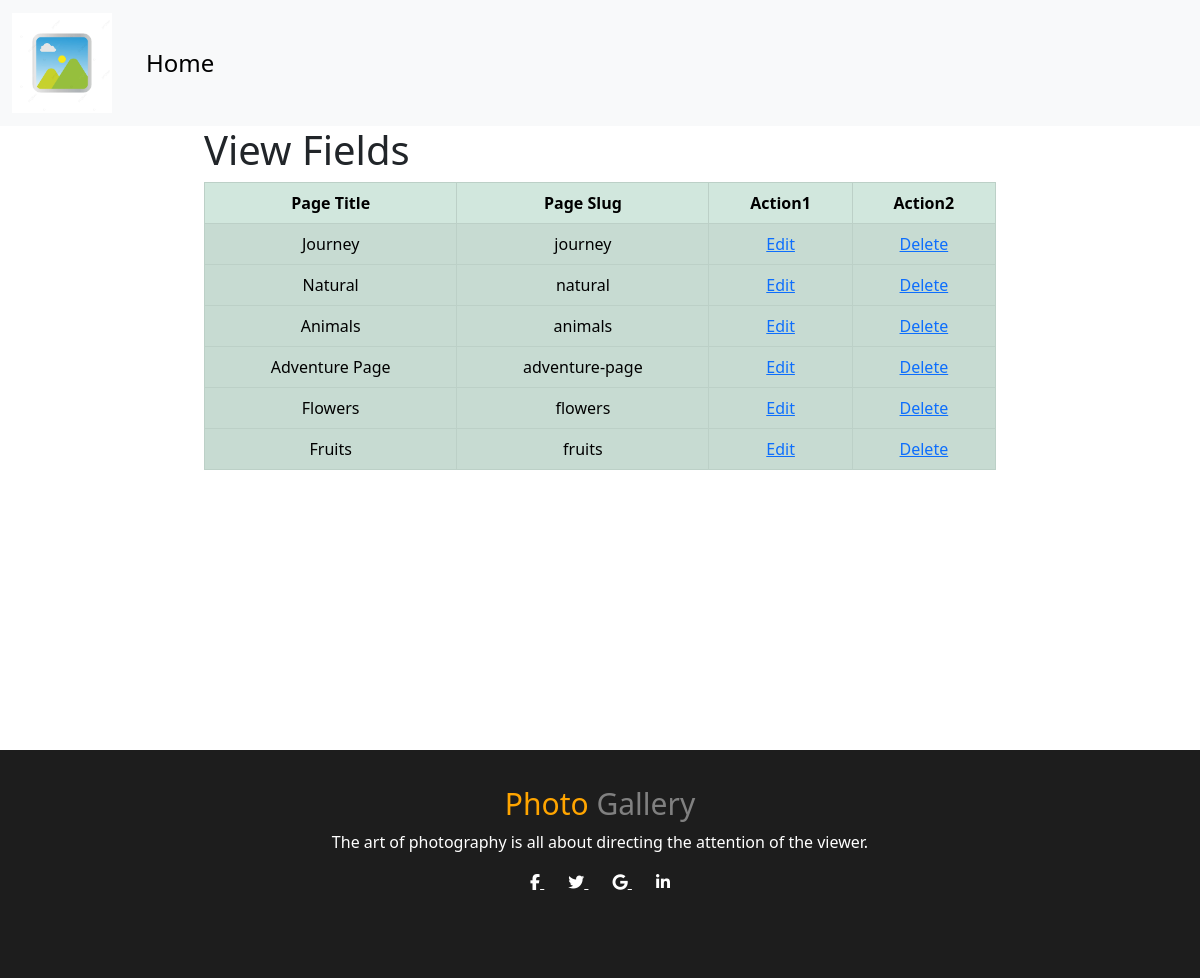
Page /admin/all_pages.php on the committed database.
### tables this page shows
CREATE TABLE `pages` (
  `id` int(100) NOT NULL,
  `title` varchar(255) NOT NULL,
  `slug_title` varchar(255) NOT NULL,
  `description` text DEFAULT NULL,
  `status` tinyint(4) NOT NULL DEFAULT -1
);

### admin/all_pages.php (the view, shortened to what this page needs)
<?php
require_once 'header.php';
require_once '../config.php';
$result_table="";
 $sql = "SELECT * FROM pages";
 $result = mysqli_query($link , $sql);
 if(mysqli_num_rows($result)>0){
   $result_table.= '
   <table class="table table-striped table-bordered table-hover table-success text-center">
   <thead>
         <tr>
             <th>Page Title</th>
             <th>Page Slug</th>
             <th>Action1</th>
             <th>Action2</th>
         </tr>
        </thead>';
   while($row = mysqli_fetch_array($result)){
       $result_table .= '<tbody>
       <tr>
        <td>'.$row['title'].'</td>
        <td>'.$row['slug_title'].'</td>
        <td><a href="edit_page.php?page_id='.$row['id'].'">Edit</a></td>
        <td><a href="delete_page.php?page_id='.$row['id'].'">Delete</a></td>
       </tr>
       </tbody>';
   }
   $result_table .= '</table>';
}
else{
 $result_table = '<div class="alert alert-danger ">No record found</div>';
}
?>
<div class="row">
      <div class="col-lg-2">
      </div>
       <div class="col-lg-8">
           <h1>View Fields</h1>
           <?php echo $result_table; ?>
       </div>
  </div>
<?php
require_once 'footer.php';
?>

### styles/style_post.css (style rules this page uses)
body { font-family: 'Lato', sans-serif; }
h1 { margin-bottom: 40px; }

### styles/style_table.css (style rules this page uses)
html, body, .intro { height: 100%; }
table td, table th { text-overflow: ellipsis; white-space: nowrap; overflow: hidden; }
thead th { color: #fff; }
thead { top: 0; position: sticky; }

### rows in the picture
pages: title "Journey", slug_title "journey"
pages: title "Natural", slug_title "natural"
pages: title "Animals", slug_title "animals"
pages: title "Adventure Page", slug_title "adventure-page"
pages: title "Flowers", slug_title "flowers"
pages: title "Fruits", slug_title "fruits"
